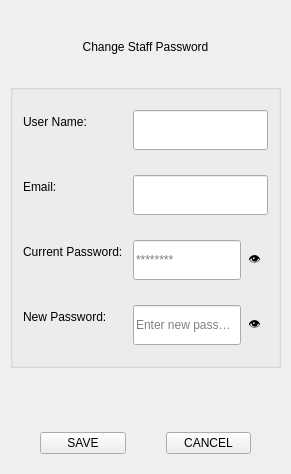
     <widget class="QWidget" name="tabStaff">
      <attribute name="title">
       <string>STAFF</string>
      </attribute>
      <layout class="QVBoxLayout" name="tabStaffLayout">
       <property name="spacing">
        <number>10</number>
       </property>
       <property name="leftMargin">
        <number>10</number>
       </property>
       <property name="topMargin">
        <number>20</number>
       </property>
       <property name="rightMargin">
        <number>10</number>
       </property>
       <property name="bottomMargin">
        <number>10</number>
       </property>
       <item>
        <spacer name="verticalSpacer_8">
         <property name="orientation">
          <enum>Qt::Vertical</enum>
         </property>
         <property name="sizeType">
          <enum>QSizePolicy::Fixed</enum>
         </property>
         <property name="sizeHint" stdset="0">
          <size>
           <width>20</width>
           <height>20</height>
          </size>
         </property>
        </spacer>
       </item>
       <item>
        <widget class="QLabel" name="staffHeaderLabel2">
         <property name="text">
          <string>Change Staff Password</string>
         </property>
         <property name="alignment">
          <set>Qt::AlignCenter</set>
         </property>
        </widget>
       </item>
       <item>
        <spacer name="verticalSpacer">
         <property name="orientation">
          <enum>Qt::Vertical</enum>
         </property>
         <property name="sizeType">
          <enum>QSizePolicy::Fixed</enum>
         </property>
         <property name="sizeHint" stdset="0">
          <size>
           <width>20</width>
           <height>20</height>
          </size>
         </property>
        </spacer>
       </item>
       <item>
        <widget class="QGroupBox" name="staffGroupBox">
         <property name="title">
          <string/>
         </property>
         <property name="alignment">
          <set>Qt::AlignLeading|Qt::AlignLeft|Qt::AlignVCenter</set>
         </property>
         <layout class="QFormLayout" name="formStaff">
          <property name="horizontalSpacing">
           <number>10</number>
          </property>
          <property name="verticalSpacing">
           <number>25</number>
          </property>
          <property name="leftMargin">
           <number>10</number>
          </property>
          <property name="topMargin">
           <number>20</number>
          </property>
          <property name="rightMargin">
           <number>10</number>
          </property>
          <property name="bottomMargin">
           <number>20</number>
          </property>
          <item row="2" column="0">
           <widget class="QLabel" name="staffCurFieldLbl">
            <property name="text">
             <string>Current Password:</string>
            </property>
           </widget>
          </item>
          <item row="2" column="1">
           <layout class="QHBoxLayout" name="layoutStaffCurrent">
            <item>
             <widget class="QLineEdit" name="staffCurPwdLineEdit">
              <property name="minimumSize">
               <size>
                <width>0</width>
                <height>40</height>
               </size>
              </property>
              <property name="echoMode">
               <enum>QLineEdit::Password</enum>
              </property>
              <property name="placeholderText">
               <string>********</string>
              </property>
             </widget>
            </item>
            <item>
             <widget class="QToolButton" name="staffToolBtn">
              <property name="toolTip">
               <string>Show/Hide</string>
              </property>
              <property name="text">
               <string>👁</string>
              </property>
              <property name="checkable">
               <bool>true</bool>
              </property>
              <property name="autoRaise">
               <bool>true</bool>
              </property>
             </widget>
            </item>
           </layout>
          </item>
          <item row="3" column="0">
           <widget class="QLabel" name="staffNewFieldLbl">
            <property name="text">
             <string>New Password:</string>
            </property>
           </widget>
          </item>
          <item row="3" column="1">
           <layout class="QHBoxLayout" name="layoutStaffNew">
            <item>
             <widget class="QLineEdit" name="staffNewPwdLineEdit">
              <property name="minimumSize">
               <size>
                <width>0</width>
                <height>40</height>
               </size>
              </property>
              <property name="echoMode">
               <enum>QLineEdit::Password</enum>
              </property>
              <property name="placeholderText">
               <string>Enter new password</string>
              </property>
             </widget>
            </item>
            <item>
             <widget class="QToolButton" name="staffToolBtn2">
              <property name="toolTip">
               <string>Show/Hide</string>
              </property>
              <property name="text">
               <string>👁</string>
              </property>
              <property name="checkable">
               <bool>true</bool>
              </property>
              <property name="autoRaise">
               <bool>true</bool>
              </property>
             </widget>
            </item>
           </layout>
          </item>
          <item row="0" column="0">
           <widget class="QLabel" name="staffNameFieldLbl">
            <property name="text">
             <string>User Name:</string>
            </property>
            <property name="futurePlaceholder" stdset="0">
             <bool>true</bool>
            </property>
           </widget>
          </item>
          <item row="0" column="1">
           <widget class="QLineEdit" name="staffNameLineEdit">
            <property name="minimumSize">
             <size>
              <width>0</width>
              <height>40</height>
             </size>
            </property>
            <property name="focusPolicy">
             <enum>Qt::NoFocus</enum>
            </property>
            <property name="readOnly">
             <bool>true</bool>
            </property>
            <property name="futurePlaceholder" stdset="0">
             <bool>true</bool>
            </property>
           </widget>
          </item>
          <item row="1" column="0">
           <widget class="QLabel" name="staffEmailFieldLbl">
            <property name="text">
             <string>Email:</string>
            </property>
            <property name="futurePlaceholder" stdset="0">
             <bool>true</bool>
            </property>
           </widget>
          </item>
          <item row="1" column="1">
           <widget class="QLineEdit" name="staffEmailLineEdit">
            <property name="minimumSize">
             <size>
              <width>0</width>
              <height>40</height>
             </size>
            </property>
            <property name="focusPolicy">
             <enum>Qt::NoFocus</enum>
            </property>
            <property name="readOnly">
             <bool>true</bool>
            </property>
            <property name="futurePlaceholder" stdset="0">
             <bool>true</bool>
            </property>
           </widget>
          </item>
         </layout>
        </widget>
       </item>
       <item>
        <spacer name="verticalSpacer_6">
         <property name="orientation">
          <enum>Qt::Vertical</enum>
         </property>
         <property name="sizeType">
          <enum>QSizePolicy::Fixed</enum>
         </property>
         <property name="sizeHint" stdset="0">
          <size>
           <width>20</width>
           <height>15</height>
          </size>
         </property>
        </spacer>
       </item>
       <item>
        <widget class="QLabel" name="staffStatusLabel">
         <property name="text">
          <string/>
         </property>
         <property name="alignment">
          <set>Qt::AlignCenter</set>
         </property>
        </widget>
       </item>
       <item>
        <spacer name="verticalSpacer_7">
         <property name="orientation">
          <enum>Qt::Vertical</enum>
         </property>
         <property name="sizeType">
          <enum>QSizePolicy::Fixed</enum>
         </property>
         <property name="sizeHint" stdset="0">
          <size>
           <width>20</width>
           <height>15</height>
          </size>
         </property>
        </spacer>
       </item>
       <item>
        <layout class="QHBoxLayout" name="staff_actionBtns">
         <property name="spacing">
          <number>40</number>
         </property>
         <property name="leftMargin">
          <number>30</number>
         </property>
         <property name="rightMargin">
          <number>30</number>
         </property>
         <item>
          <widget class="QPushButton" name="btnStaffOk">
           <property name="text">
            <string>SAVE</string>
           </property>
          </widget>
         </item>
         <item>
          <widget class="QPushButton" name="btnStaffCancel">
           <property name="text">
            <string>CANCEL</string>
           </property>
          </widget>
         </item>
        </layout>
       </item>
       <item>
        <spacer name="verticalSpacer_14">
         <property name="orientation">
          <enum>Qt::Vertical</enum>
         </property>
         <property name="sizeHint" stdset="0">
          <size>
           <width>20</width>
           <height>10</height>
          </size>
         </property>
        </spacer>
       </item>
      </layout>
     </widget>
